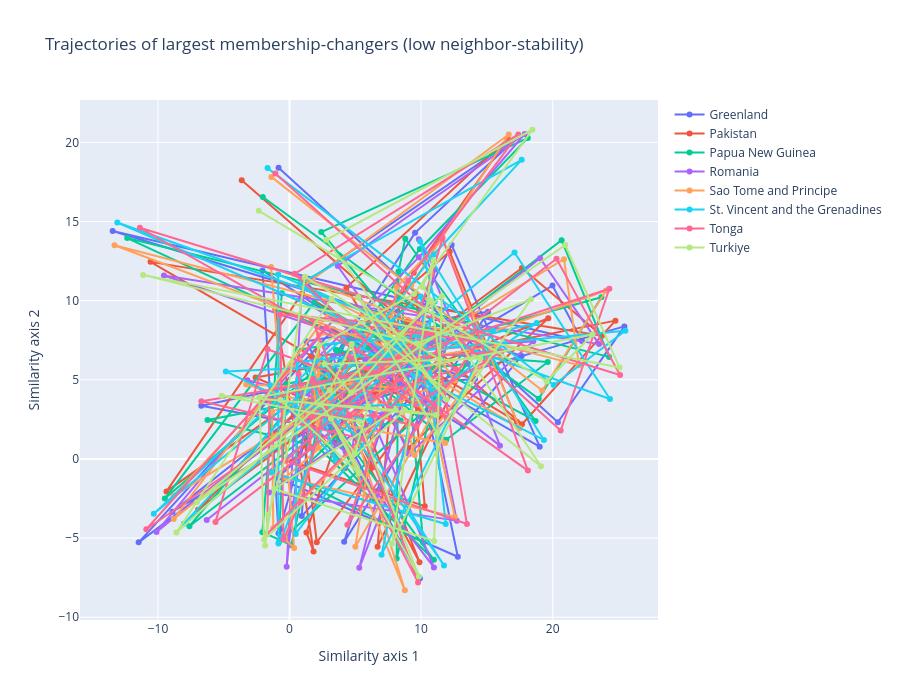

The cell this chart's notebook holds for it:
### Markdown cell above
Visual 5: Focused trajectories for the biggest movers

### Code cell
focus = top_movers["Country"].tolist()[:8]
traj_focus = embeds_df[embeds_df["Country"].isin(focus)].sort_values(["Country","Year"])

fig_mv = go.Figure()
for c, g in traj_focus.groupby("Country"):
    fig_mv.add_trace(go.Scatter(
        x=g["x"], y=g["y"], mode="lines+markers",
        name=c, text=g["Year"], hovertemplate="Country: "+c+"<br>Year: %{text}<extra></extra>"
    ))
fig_mv.update_layout(
    title="Trajectories of largest membership-changers (low neighbor-stability)",
    xaxis_title="Similarity axis 1", yaxis_title="Similarity axis 2", height=700
)
fig_mv.show()
fig_mv.write_html("figures/task2_focused_trajectories.html", include_plotlyjs="cdn", full_html=True)
